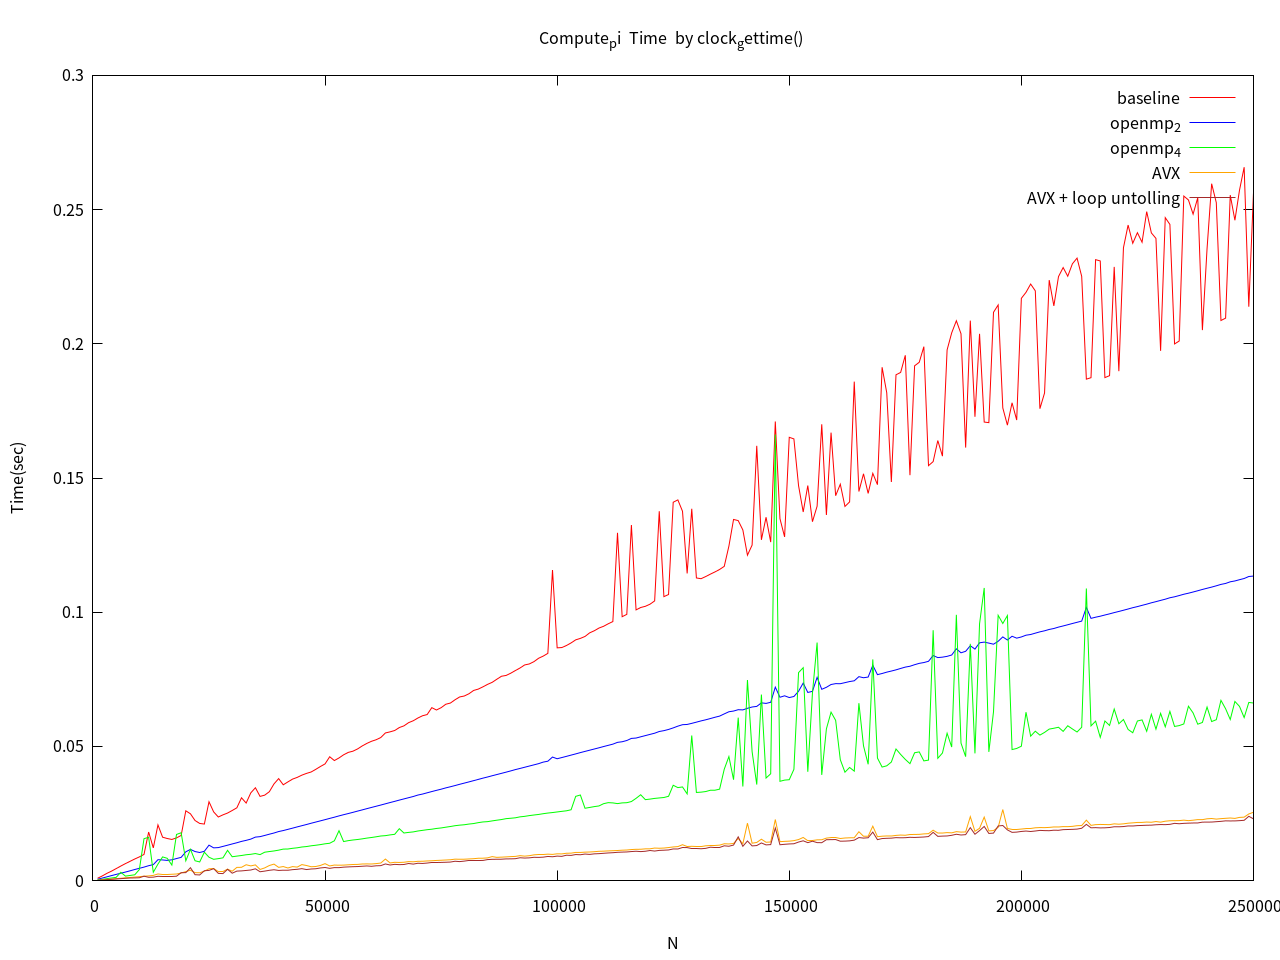

Write gnuplot code to recreate this figure.
set xlabel 'N'
set ylabel 'Time(sec)'
set style fill solid
set title 'Compute_pi  Time  by clock_gettime() '
set term png enhanced font 'Verdana,10'
set output 'runtime.png'
set term pngcairo size 1280,960
set datafile separator ","

plot "result_clock_gettime.csv" using 1:2 title 'baseline' with lines lt rgb 'red' , \
     	  "result_clock_gettime.csv"	using 1:3 title 'openmp_2' with lines lt rgb 'blue' , \
          "result_clock_gettime.csv" using 1:4 title 'openmp_4' with lines lt rgb 'green' ,\
          "result_clock_gettime.csv" using 1:5 title 'AVX' with lines lt rgb 'orange' ,\
          "result_clock_gettime.csv" using 1:6 title 'AVX + loop untolling' with lines lt rgb 'brown' 